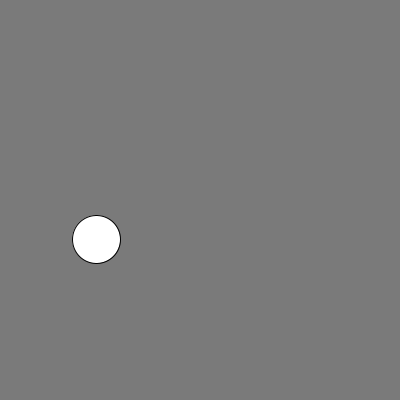
Frame 1 (no input)
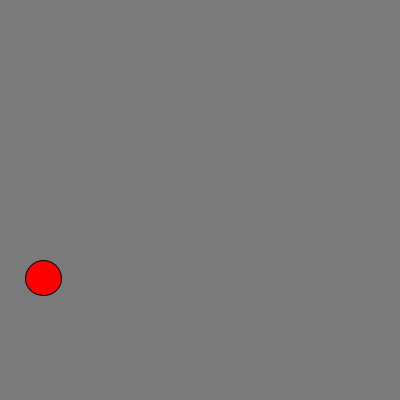
Frame 60 (the mouse pressed at the canvas centre just before this capture)
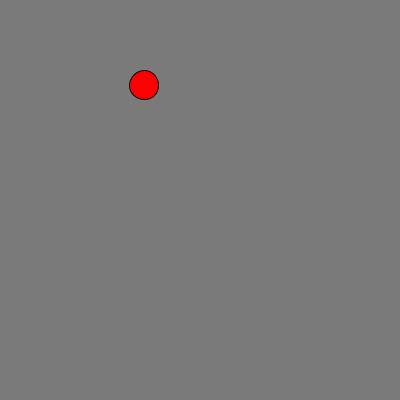
Frame 120 (the mouse held since frame 60 and released just before this capture)

The Processing sketch that drew these frames (run headless with seeded random() and noise(); from frame 60 on, the mouse is pressed at the canvas centre):

// Processing sketch: RMP_Adam_Aranowki_K00202109
// ── RMP_Adam_Aranowki_K00202109.pde

void setup(){
size(400,400);
  ;
  
}

void draw(){
  background(122);
  float circleY = random(height - 30);
  float circleX = random(width - 30);
  float circleSize = random(10, 50);
  ellipse(circleX, circleY, circleSize, circleSize);
  fill(255,0,0);
}
// ── Face.pde
class Face{
 
  float x;
  float y;


  void display(){
    stroke(0);
    fill(100,100,100);
    ellipse(x, y, 50, 50);
    rect(x-15, y+10, 30, 5);
    ellipse(x-10, y-10, 10, 10);
    ellipse(x+10, y-10, 10, 10);
  
  }
  

}
